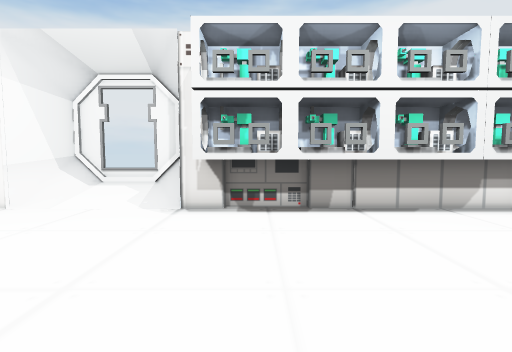
View 1 (above)

17 first-person views from a walk through a Unity game level. The camera is 1.5 m above the floor, tilts 4° down and sees 85° across. The floor is counted in squares, 1 m on a side. Each view is taken from the middle of a square. On the plan, view 1 faces up. The plan holds only what a view shows up to about 14 squares ahead; the rest is blank. The place goes on beyond the plan. The player character is not drawn. Door leaves are left out, so doorways stand open.

View 2
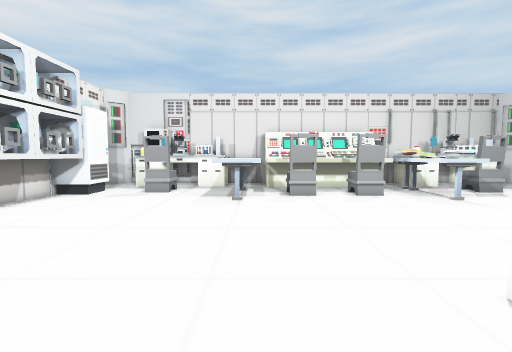

View 3
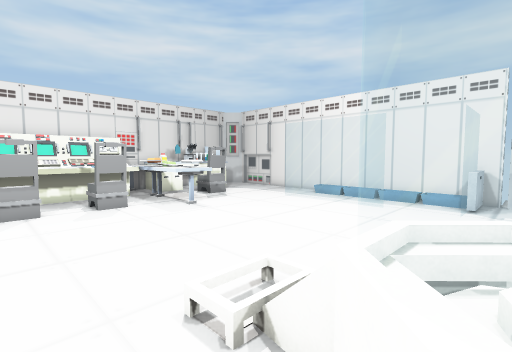

View 4
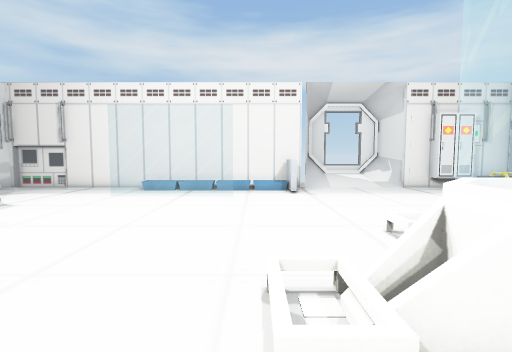

View 5
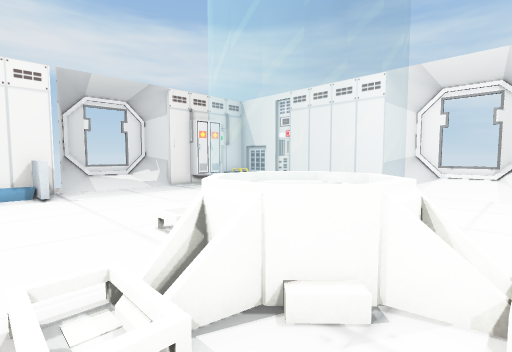

View 6
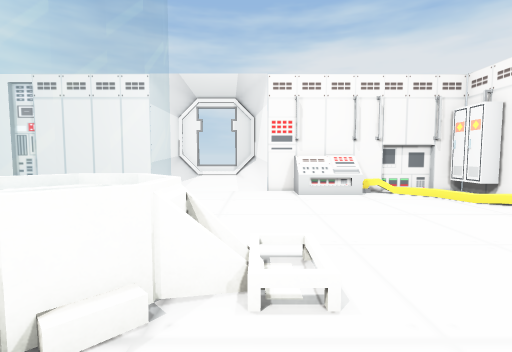

View 7
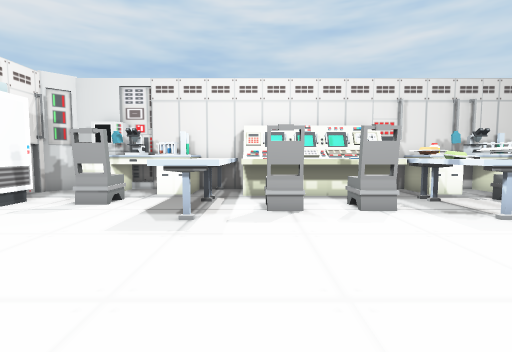

View 8
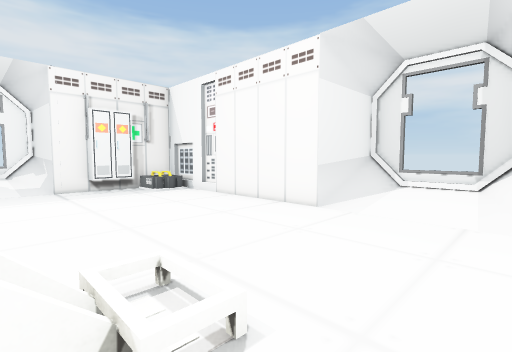

View 9
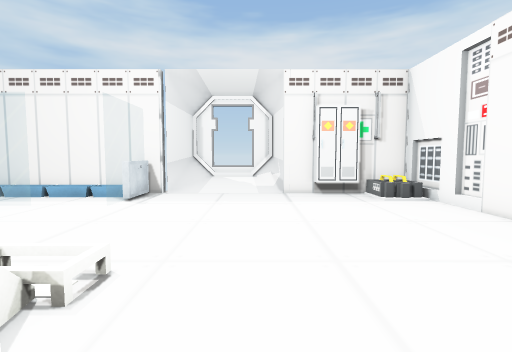

View 10
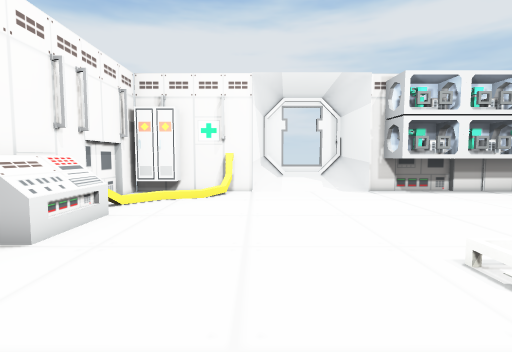

View 11
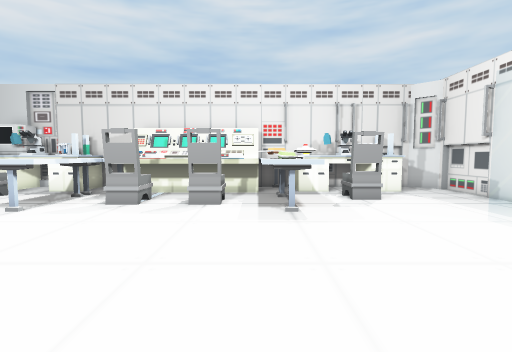

View 12
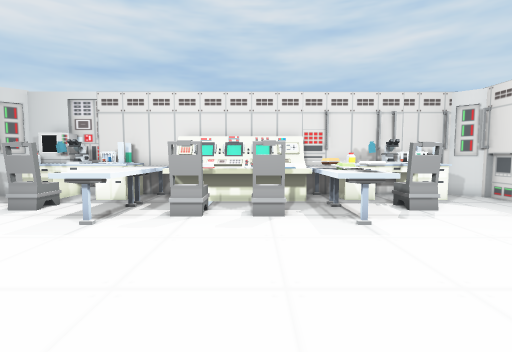

View 13
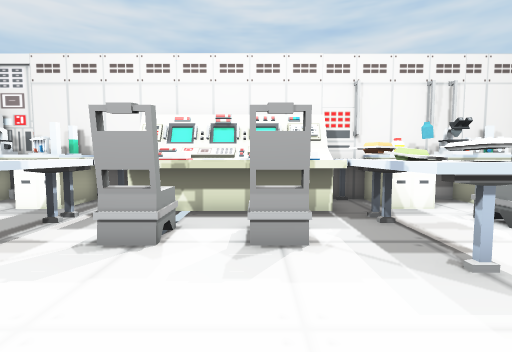

View 14
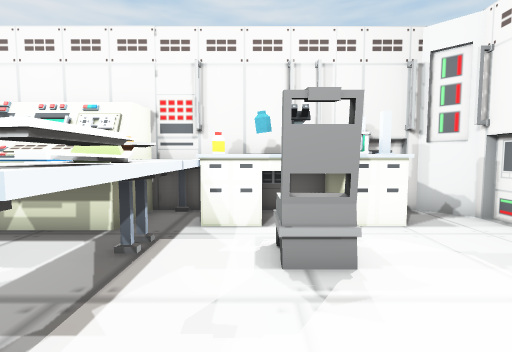

View 15
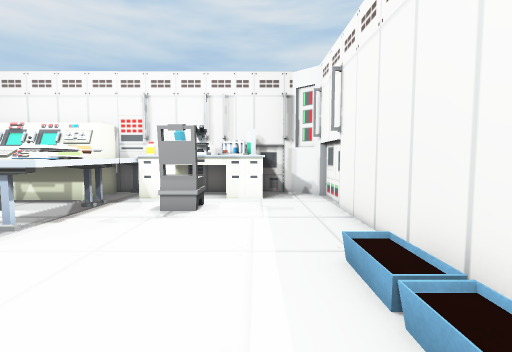

View 16
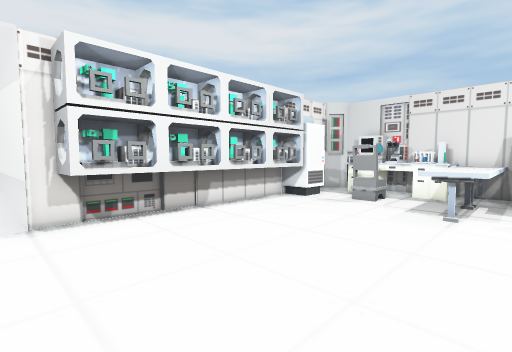

View 17
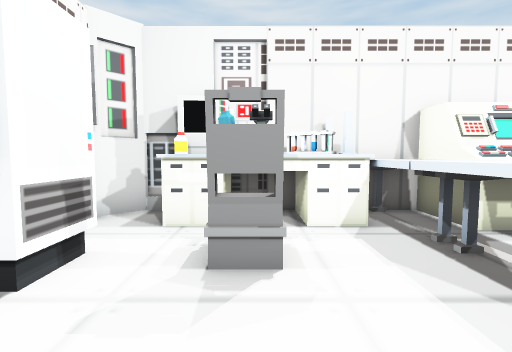

### Floor plan
Key: @ floor where view 1 was taken; # wall or solid block; . floor; / step, stairs or slope; D open door; = window, fence, low wall or low ledge; v drop or lower ground; C computer; T table; P pot; B battery; L locker; N console; O other object.
Columns run from 15 left of view 1 to 13 right of it. Each row starts with its distance up from view 1.
 10         OO  O
  9         O   OO
  8    #L##O#....vOO#O#O#OO#   #
  7    #L..O......OOOOOOOOOCC...#
  6   #  //...................OO#
  5   #.O...................O.OO#
  4    #O...................OOOO#
  3    #N.....................OO#
  2    NN.....................OO#
  1    NN................TTTTTTT#
  0    v.......//..@.....TTTTTTT#
 -1  OO........//..........OOOO##
 -2 OD ........OO/.........O#OO
 -3 OD .......OOOO//.........OO
 -4 OD ......OOOOO//.......OOOO
 -5  OO........OO..........OOOO
 -6    v.......O..........TTTT ##
 -7    #.................TTTTTTT#
 -8    #..................TTTTT #
 -9    #....................OOOO#
-10    #....................OOOO#
-11    #..........DDD    .....OO#
-12    #......... ......=.....OO#
-13    # ........O......=.......#
-14    # BLL.....OP.....P......##
-15    ######    ##############
-16         O   Ov
-17         ## ##

Positions as (right, up) in squares from view 1, and headings:
1: (0, 0), facing up
2: (-3, 0), facing right
3: (-3, -1), facing down-right
4: (0, -1), facing down
5: (0, -1), facing down-left
6: (0, -1), facing left
7: (0, -1), facing right
8: (-5, -1), facing down-left
9: (-6, -3), facing down
10: (-7, -4), facing up
11: (-1, -6), facing right
12: (-1, -4), facing right
13: (3, -4), facing right
14: (5, -9), facing right
15: (1, -12), facing right
16: (-3, -1), facing up-right
17: (5, 4), facing right
